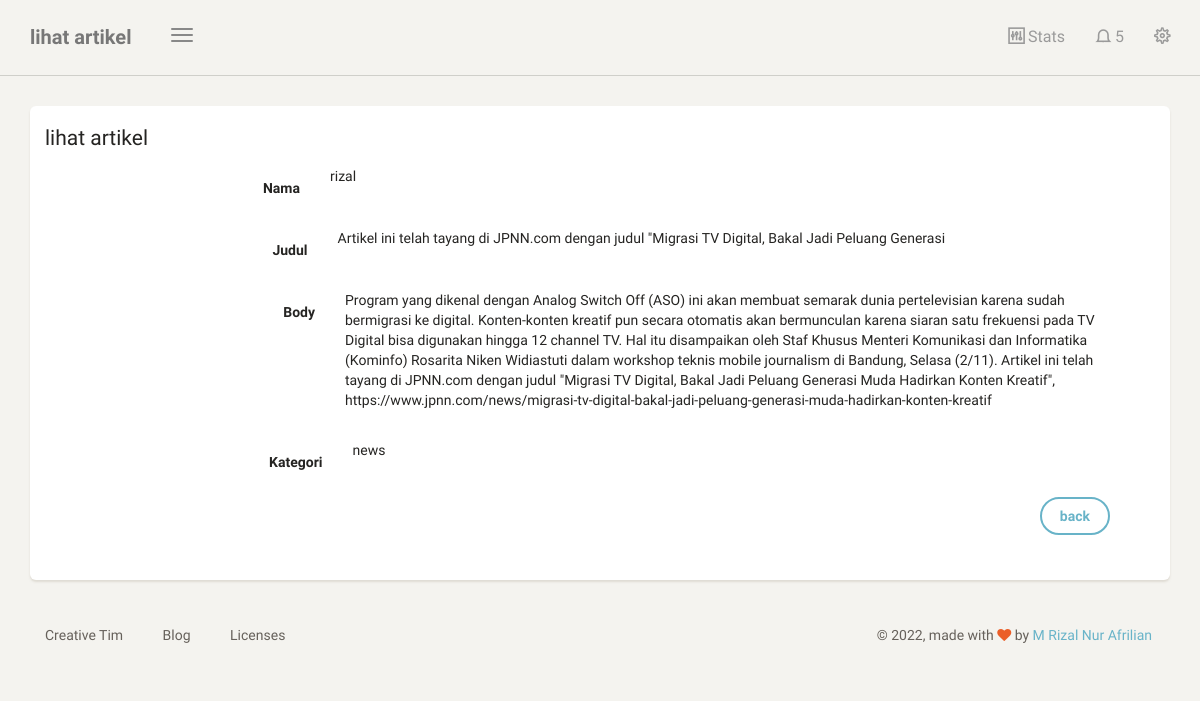
/dashboard/artikel/lihat/9 (signed in), run on the app's committed database.
### blog/models.py (models this page shows, shortened)
class Artikel(models.Model):
    nama = models.CharField(max_length=100, blank=True, null=True)
    judul = models.CharField(max_length=100)
    body = models.TextField()
    Kategori = models.ForeignKey(Kategori, on_delete=models.PROTECT)
    date = models.DateTimeField(auto_now_add=True)
    class Meta:
        ordering = ['-date']
        verbose_name_plural = "Artikel"

class Kategori(models.Model):
    nama = models.CharField(max_length=20)
    def __str__(self):
        return self.nama
    class Meta:
        verbose_name_plural ="Kategori"

### blog/views.py (the view)
# urls.py: path('artikel/lihat/<str:id>',lihat_artikel, name='lihat_artikel'),
@login_required
def lihat_artikel(request, id):
    template_name = "back/lihat_artikel.html"
    artikel = Artikel.objects.get(id=id)
    context = {
        'title':'lihat artikel',
        'artikel': artikel,
    }
    return render(request, template_name, context)

### templates/back/lihat_artikel.html (shortened to what this page needs)
{% extends 'back/base.html' %}
{% block content %}
<div class="content">
    <div class="container-fluid">
        <div class="row">
            <div class="col-md-12">
                <div class="card">
                    <form class="form-horizontal" method="POST">
                        <div class="card-header">
                            <h4 class="card-title">
                                {{title}}
                            </h4>
                        </div>
                        <div class="card-content">
                            <div class="form-group">
                                <label class="col-md-3 control-label">Nama</label>
                                <div class="col-md-9">
                                   {{artikel.nama}}
                                </div>
                            </div>
                        <div class="card-content">
                            <div class="form-group">
                                <label class="col-md-3 control-label">Judul</label>
                                <div class="col-md-9">
                                   {{artikel.judul}}
                                </div>
                            </div>
                        <div class="card-content">
                            <div class="form-group">
                                <label class="col-md-3 control-label">Body</label>
                                <div class="col-md-9">
                                  {{artikel.body}}
                                </div>
                            </div>
                        <div class="card-content">
                            <div class="form-group">
                                <label class="col-md-3 control-label">Kategori</label>
                                <div class="col-md-9">
                                    {{artikel.Kategori}}
                                </div>
                            </div>
                        </div>
                        <div class="card-footer text-right">
                            <div class="form-group">
                                <label class="col-md-3"></label>
                                <div class="col-md-9">
                                  <a class="btn btn-info"href="{% url 'tabel_artikel' %}">back</a>
                                </div>
                            </div>
                        </div>
                    </form>
                </div>
            </div>
        </div>
    </div>
</div>
{% endblock content %}

### data on the page
Artikel: nama "rizal", judul "Artikel ini telah tayang di JPNN.com dengan judul \"Migrasi TV Digital, Bakal Jadi Peluang Generasi", body "Program yang dikenal dengan Analog Switch Off (ASO) ini akan membuat semarak dunia pertelevisian karena sudah bermigrasi ke digital. Konten-konten kreatif pun secara otomatis akan bermunculan karena siaran satu frekuensi pada TV Digital bisa digunakan hingga 12 channel TV. Hal itu disampaikan oleh Staf Khusus Menteri Komunikasi dan Informatika (Kominfo) Rosarita Niken Widiastuti dalam workshop teknis mobile journalism di Bandung, Selasa (2/11). Artikel ini telah tayang di JPNN.com dengan judul \"Migrasi TV Digital, Bakal Jadi Peluang Generasi Muda Hadirkan Konten Kreatif\", https://www.jpnn.com/news/migrasi-tv-digital-bakal-jadi-peluang-generasi-muda-hadirkan-konten-kreatif"
Kategori: Kategori "news"

### other printed values
{{ title }} "lihat artikel"
